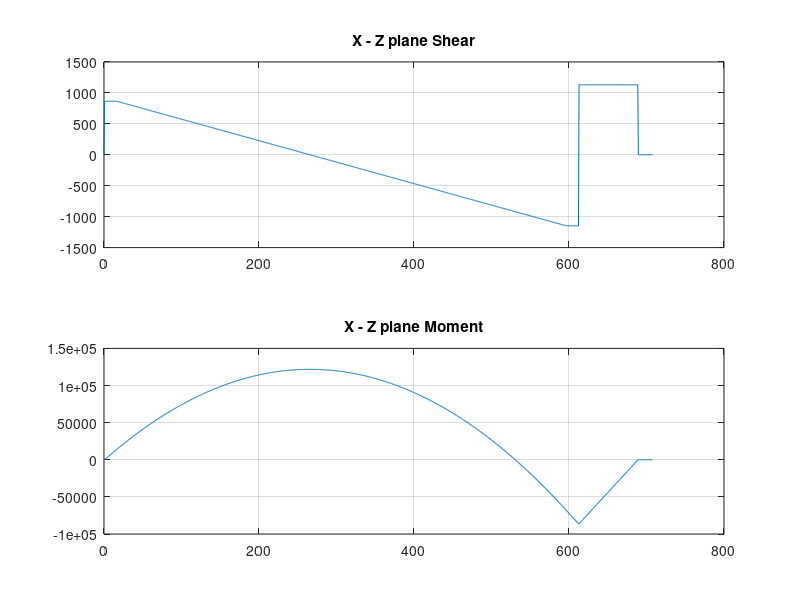
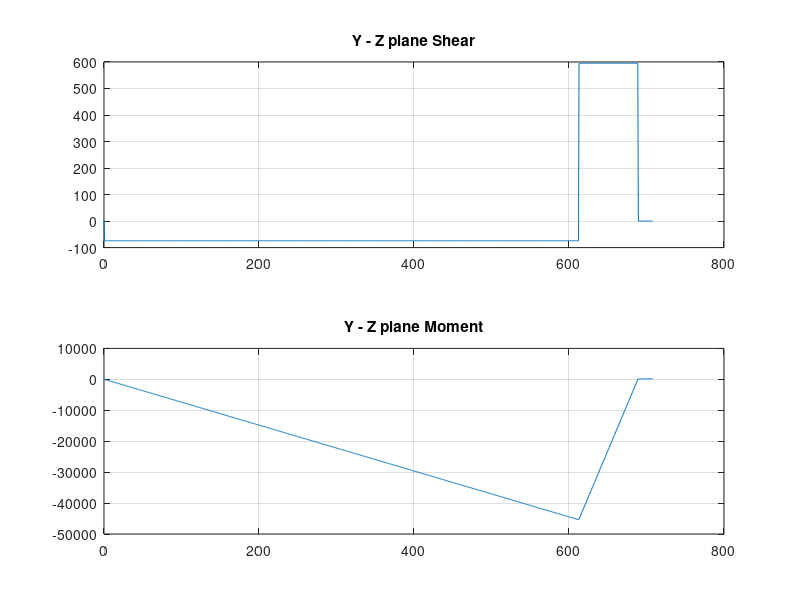
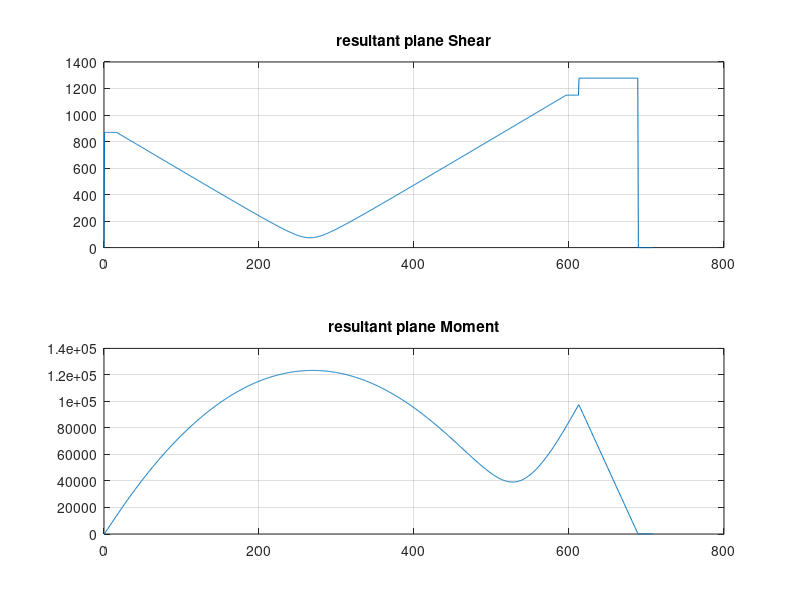
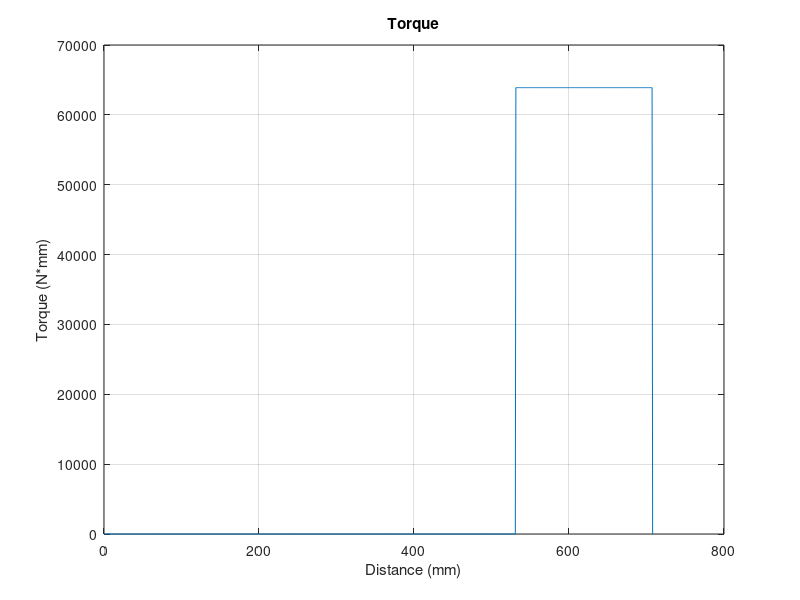

Source code (MATLAB) for these figures, in order:
%% Michael James Keller
clc
clear

%% Varible setup 

% forces 
drf_N_x = -2013; %drive_roller_force_N_x
belt_force_N_x = -1131; %loaded_belt_side_N_x
belt_force_N_y = -595; %loaded_belt_side_N_y

% Distances 
length_between_supports_mm = 600; %length_between_supports_mm
drive_roller_length_mm = 580; %
drive_roller_diameter_mm = 63.5; %
bearing_width_mm = 12.7; %bearing_width_mm
support_to_mid_pulley_mm = 70; %support_to_mid_pulley_mm
support_to_left_drive_roller_mm = 16.35; %
support_to_right_drive_roller_mm = 16.35; %
right_pin_mm = bearing_width_mm/2 + length_between_supports_mm - 75;
pulley_width_mm = 25; %
pulley_radius_mm = 50; %
key_length_mm = 38; % should not excede 1.5 * shaft diameter =<39; 1.5 inch
key_height_mm = 6.35; % set later - 3/16 - made square with width
key_width_mm = 6.35; % 1/4 inch
keyway_depth_mm = 2.38; % 3/32

% Speeds
conveyor_speed_mm_per_s = 300; %

% Force Application Distances 
rx1_mm = 0; %reaction_1_application_distance_mm
rx2_mm = length_between_supports_mm + bearing_width_mm; %reaction_2_application_distance_mm
drapp_mm = (bearing_width_mm/2) + (length_between_supports_mm/2); %drive_roller_application_distance_mm
pullapp_mm = (bearing_width_mm/2) + length_between_supports_mm + bearing_width_mm + support_to_mid_pulley_mm; %pulley_application_distance_mm

% Prices 
price = 0; 

%% Part 1: Shaft Design Calculations

% Finding reactions 
drive_roller_distributed_load_N_per_mm = drf_N_x /drive_roller_length_mm;

% Sum of Moments 
reaction_2_N_x = -1*((( drf_N_x * (drapp_mm)) + ( belt_force_N_x * (pullapp_mm) ))/rx2_mm);
reaction_2_N_y = -1*(((pullapp_mm) * belt_force_N_y) / rx2_mm);
reaction_2_N_magnitude = sqrt(reaction_2_N_y^2 + reaction_2_N_x^2);
fprintf('Right bearing reaction = %.2f N \n',reaction_2_N_magnitude);

% Sum of forces 
reaction_1_N_x = -1*(drf_N_x + belt_force_N_x + reaction_2_N_x);
reaction_1_N_y = -1*(belt_force_N_y + reaction_2_N_y); 
reaction_1_N_magnitude = sqrt(reaction_1_N_y^2 + reaction_1_N_x^2);
fprintf('Left bearing reaction = %.2f N \n',reaction_1_N_magnitude);

% Finding Torque 
belt_force_N_magnitude = sqrt(belt_force_N_x^2 + belt_force_N_y^2);
belt_torque_N_mm = belt_force_N_magnitude * pulley_radius_mm;
belt_torque_N_m = belt_torque_N_mm/1000;

% Where would we expect the highest stress in the shaft?
shaft_length_mm = bearing_width_mm + length_between_supports_mm + bearing_width_mm + support_to_mid_pulley_mm +pulley_width_mm/2;

% Moment Diagram: X - Z plane 
x = linspace(0,(shaft_length_mm),1000); 
V_xz = (reaction_1_N_x .* (x>0)) + (drive_roller_distributed_load_N_per_mm.*(x-support_to_left_drive_roller_mm).*((x<=(rx2_mm - support_to_right_drive_roller_mm))&(x>=rx1_mm + support_to_left_drive_roller_mm))) + drf_N_x.*(x>rx2_mm - support_to_right_drive_roller_mm) + ((reaction_2_N_x).*(x>(rx2_mm))) + (belt_force_N_x.*(x>pullapp_mm));
M_xz = cumtrapz(x,V_xz);
figure (1)
subplot(211)
xlabel('Distance (mm)')
ylabel('Shear (N)')
plot(x,V_xz)
title('X - Z plane Shear')
grid on
subplot(212)
xlabel('Distance (mm)')
ylabel('Moment (N*mm)')
plot(x,M_xz)
title('X - Z plane Moment')
grid on

% Moment Diagram: Y - Z plane 
V_yz = (reaction_1_N_y .* (x>0)) + ((reaction_2_N_y).*(x>(rx2_mm))) + (belt_force_N_y.*(x>pullapp_mm));
M_yz = cumtrapz(x,V_yz);
figure (2)
subplot(211)
xlabel('Distance (mm)')
ylabel('Shear (N)')
plot(x,V_yz)
title('Y - Z plane Shear')
grid on
subplot(212)
xlabel('Distance (mm)')
ylabel('Moment (N*mm)')
plot(x,M_yz)
title('Y - Z plane Moment')
grid on

% sum of squares moments 
V_prime = sqrt(V_yz.^2 + V_xz.^2);
M_prime = sqrt(M_yz.^2 + M_xz.^2);
figure (3)
subplot(211)
xlabel('Distance (mm)')
ylabel('Shear (N)')
plot(x,V_prime)
title('resultant plane Shear')
grid on
subplot(212)
xlabel('Distance (mm)')
ylabel('Moment (N*mm)')
plot(x,M_prime)
title('resultant plane Moment')
grid on

% torque graph 
torque = belt_torque_N_mm .*((x> (bearing_width_mm/2)+ 600 - 75)&(x<shaft_length_mm));
figure (4)
plot(x,torque)
xlabel('Distance (mm)')
ylabel('Torque (N*mm)')
title('Torque')
grid on

% I am expecting to find the highest stress in that shaft at the right most
% retaining ring as the stress concentrations at this point will be great. 

%% Part 1: Finding Diameter 

close all

% Finding k_a: surface finish factor (table 6-2), McMaster says ground          1346K39	
s_ut_MPA = 2206; %http://www.carbidedepot.com/formulas-hardness.htm rockwell c25 (855)  use c60 (2206) instead 
k_a = 1.58*s_ut_MPA^(-0.085); % should be .8901

% stress concentrations 
% shaft_length_mm

% Finding Kt (bending) and Kts (tortional): End mill keyseat table 7-1
k_t = ones(1,1000);
k_t(x>((12.7/2)+600+12.7)&x<(12.7/2)+600+12.7+4) = 4.8; % was 5, changed to 4.8 retaining ring 
k_t(x>((12.7/2)+600-75)&x<(12.7/2)+600+1-75) = 2; % 2. for pins 
k_t(x>((12.7/2)+75)&x<(12.7/2)+1+75) = 2; % 2. for pins 
k_t(x>(shaft_length_mm-key_length_mm)) = 2.14; % 45mm key length
k_t(x>(shaft_length_mm-support_to_left_drive_roller_mm)) = 00; 

% going back to find real stress concentration using table A-16-18
% retaining ring 97633A300	
% used
% https://www.fastenermart.com/files/external-retaining-ring-specifications.pdf
% for values, edge margin is 0.09 inches 
ring_t = (1 - 0.94)/2;
ring_r = 0.005;
ring_a = 0.046;
ring_r_per_t = ring_r/ring_t;
ring_a_per_t = ring_a/ring_t;
% K_t is 4.8;
% k_ts is 2.75;

%k_ts = 3.0;
k_ts = ones(1,1000);
k_ts(x>((12.7/2)+600+12.7)&x<(12.7/2)+600+12.7+4) = 2.75; % initial guess 5, changed to 2.75
% input 2 
k_ts(x>((12.7/2)+600-75)&x<(12.7/2)+600+1-75) = 3.; % 3.6 for pins 
k_ts(x>((12.7/2)+75)&x<(12.7/2)+1+75) = 3.; % 3.6 for pins
k_ts(x>(shaft_length_mm-key_length_mm)) = 3.0; % 45mm key length
k_ts(x>(shaft_length_mm-support_to_left_drive_roller_mm)) = 00; 

% Finding k_b: size factor page 296 (6-20)
d = 31.75; % experimental_diamter_mm
if (d < 51 )
    k_b = 1.24*d^(-0.107);
elseif (d > 51 && d < 254)
    k_b = 1.51*d^(-0.157);
end
 % k_b should be .8899 - maybe 

% Finding Se value 
k_c = 1; % Loading Type, combined 
k_d = 1; % temp factor, normal temp 
k_e = .62; % reliability factor 99.9999, It will pretty much never fail and that is how I want it
% table 6-5, page 301, argue certain reliability factor

% Going back to find stress concentrations for pins, table A-15_10 
% pins used 98381A552
% .25 inch pin 
pin_diameter = .25;
pin_d_per_D = pin_diameter / 1.25;
% x value 0.2
% table A-15-10 & A-15-11
% gives moment stress concentration of 2.2
% gives tortion stress concentration of 3.2 

% finding k_f - page 303 - Have no idea, k_f = k_t,
% page 304, notch sensitivity Neuber equation to find k_f
% !!!!!!!!!!!!!!!!!!!!! use page 304 to find q based off r and a 
% q_r is 3.17 and q is 1.787
q = 0.85; % from table 6-20 with Sut 0.855 and .5mm radius, was 0.8 
q_shear = .85; % was 0.8
% k_f = 1 + q*(k_t - 1); %estimate k_f for first itteration 
 k_fs = 1 + q_shear*(k_ts-1);
% used k_f and k_fs in goodman equation 
k_f = 1;

% finding s_y, material prop
s_y = 517; % 517 for 75,000 | 310 for 45,000

% Finding s_e
s_e_prime = s_ut_MPA / 2;

% finding s_e_prime - Merin factors 
s_e = k_a * k_b * k_c * k_d * k_e * k_f * s_e_prime; 

% find safety factor n in shaft
n = 1.5;

% find mean torque 
t_m = torque; %N*mm 

% find bending moment amplitude 
m_a = M_prime; 

% DE - Goodman Equation 
d = ((16*n/pi).*(((2.*k_t.*m_a)./s_e)+(sqrt(3).*k_ts.*t_m)./s_ut_MPA)).^(1/3);

figure (5)
plot(x,d)
xlabel('Distance (mm)')
ylabel('Minimum required diameter')
title('Diameter required vs distance')
grid on

% print varibles - location of greatest necessary diameter should be at
% location of greatest stress
[val, loc] = max(d);
fprintf('Required Diameter = %.2f mm \n',val);

fprintf('Required Diameter = %.2f inches \n',(val*0.0393701)); 
max_moment = M_prime(loc);
max_torque = torque(loc);

fprintf('Required Length = %.2f inches \n',(shaft_length_mm*0.0393701)); 

% maybe put equations into van mises and tresca stresses
fprintf('Max moment = %.2f Nmm \n',max_moment)
fprintf('Max torque = %.2f Nmm \n',max_torque)

%   Move shaft Diamter up one standard size to 1.25 inches, because even
%   though one inch may just barely work, the stress concentrations would  
%   increase and push it over one inch, potentially breaking the shaft,
%   	5947K55

%   retaining ring part number      97633A320	
% add 0.09 inches to shaft to have between retaining ring and end of shaft 
%% Verifying with correct shaft diameter yeild check

diameter = 32.75;% was 25.5
c = diameter/2;
i = (pi*diameter^4)/64;
% sigma_prime_m = sqrt(((k_f.*max_moment.*c)./i).^2+(3*max_torque).^2); % set equal to torque 
% sigma_prime_a = sqrt(((k_fs.*t_m.*c)./(i/2)).^2+(3.*max_torque).^2); % set equal to bending moment 
sigma_prime_m = max_torque;
sigma_prime_a = max_moment;

simple_shaft_equation = n*max((((k_fs.*torque.*c)./(i/2)))./s_y + (((k_f.*M_prime.*c)./i))./s_y);
% if this is less then 1, the yeil check succeeds 
if (simple_shaft_equation < 1)
    fprintf('Shaft passes yeild check \n')
else
    fprintf('Shaft fails yeild check \n')
end
% Do von mises check for shaft with given moments and torque. 

%% Part 2: Pulley Key design 

%   Key width and height from table 7-6, page 383
%   Diameter of shaft being 1", the key dimentions should be as put in
%   above, or use stock for cheaper option, 98510A125
%   Key selected    Part#: 	98870A215	    Sy = 1606 MPA	 
key_shear_N_per_mm2 = 4*belt_torque_N_mm/(diameter * key_height_mm * key_length_mm);
key_torque_N_per_mm2 = 2*belt_torque_N_mm/(diameter * key_width_mm * key_length_mm);
% find Von Mises of stress to make sure it doesnt break
key_Von_mises = 1.2*sqrt(key_shear_N_per_mm2^2+(3*key_torque_N_per_mm2^2)); %add safey factor 
fprintf('Key Stress = %.2f MPA \n',key_Von_mises)
% This is well below the yeild stress 

%% Part 2: Set screw design 

% Page 381 - table 7-4
% No axial load so what set screw we chose doesnt matter that much 

%   Screw selected      Part #: 94105A142

%% Part 2: Connection Pin design 

% One pin must resist all torque - 
force_shaft_Nmm = 1.2 * belt_torque_N_mm /(diameter/2); %add saftey factor 
pin_area = 2*force_shaft_Nmm/V_prime(751);
pin_radius = sqrt(pin_area/pi);
fprintf('Minimum pin radius = %.2f mm \n',pin_radius)
% rounded up to .25 inch pin because it was cheaper than a 3/16
% 98381A552
%% Part 3: Roller Bearing design 

% part number:  5709K85
% table 7-9 for fit, page 389, H7, g6
% The shaft directly from McMaster is toleranced to LC 1 - h5
% The bearing directly from McMaster comes toleranced to LC 1 - H6
% This is a tight locational clearance 
% from machinery handbook, page 32
% + 1 thou
% - .6 thou 
% table A-12 for shaft fits and limits 
% need to make shaft H,7 tolerance, 
% bearing has to be thinner than 12.7 mm
f_dynamic_n = 9341.265; %newtons 
f_static_n = 44482.22; % newtons 
a = 10/3; %10/3 for thrust bearings 
roller_circumference = 199.49;
l_catalog = 1*10^6;
l_design = conveyor_speed_mm_per_s / roller_circumference * 3.154*10^7; % seconds per year 
f_catalog = reaction_2_N_magnitude * (l_design/l_catalog)^(1/a);
if((f_catalog < f_dynamic_n) && (reaction_2_N_magnitude < f_static_n))
    fprintf('Bearing passes \n')
else
    fprintf('Bearing fails \n')
end

% The outside of the bearing should have an interference fit with the
% journal of the rails. The tolerancing for the out side of the bearing is 
% +0.001 / -0.0, similar to a n5 fit. We want an interference fit, H7, p6
% on Machine design handbook table 12 ANSI B4.1-1967 (R1999), giving us 0.0016 inches of
% interference worse case. Because of this, the journal the bearing sits
% inside should be should have a nominal measurement of 2.328125 inches
% from the drawing of the bearing with tolerances +0.001 / -0.0016 inches. 
% Because both the shaft and the bearing come within these tolerances, we
% will not need to machine them, saving on cost. 